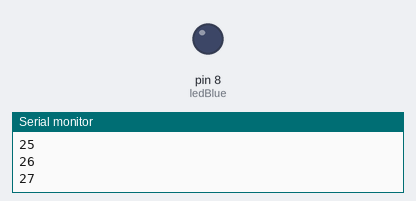
The sketch below on a simulated Arduino Uno, built with avr-gcc and run on an emulated ATmega328P. On the bench: output pins drawn as LEDs (lit = HIGH), the last lines printed to the serial monitor.

Above: at 0.1 s.
At 0.9 s:
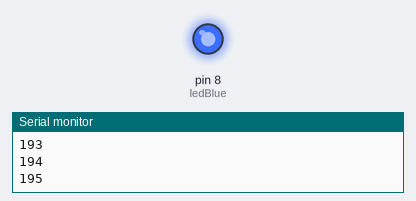
Timing chart, 0 to 2.4 s (numbered marks = the images above):
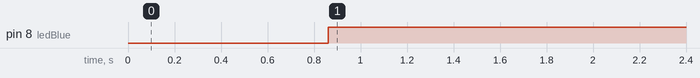

Measured:
- by itself, pin 8 (ledBlue): LOW → HIGH at 0.86 s

The sketch:

Hito10_GrupoH.ino
```cpp
//En este programa cuando la variable 'a' alcance el valor de la variable 'b',
//se enciende el LED azul. Utilizamos un bucle while sumando en cada iteración
//una unidad a la variable 'a'.

int a=0; //Asignamos a la variable 'a' el valor 0.
int b=200; //Asignamos a la variable 'b' el valor 90.
int ledBlue=8; //Asignamos el pin digital 15 al LED azul.
void setup()
{
  pinMode(ledBlue, OUTPUT); //Configuramos el pin del LED azul como salida.
  Serial.begin(9600);
}

void loop()
{
  while(a<b) //Mientras la valiable 'a' sea menor que la variable 'b'.
    {
      a++; //Se suma 1 a la variable 'a'.
      Serial.println(a); //Nos imprime los valores progresivos hasta 'b'
    }
  if(a==b) //Si la variable 'a' es igual a la variable 'b'.
  {
    digitalWrite(ledBlue,HIGH); //Se enciende el LED azul.
  }
}
```
